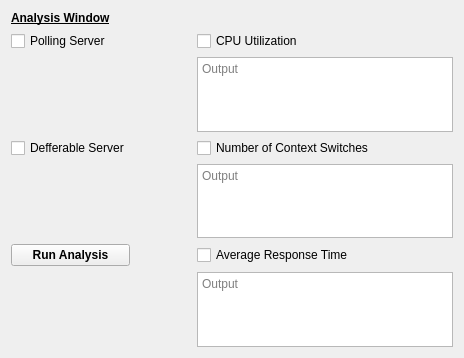
<?xml version="1.0" encoding="UTF-8"?>
<ui version="4.0">
 <class>AnalysisWindow</class>
 <widget class="QWidget" name="AnalysisWindow">
  <property name="geometry">
   <rect>
    <x>0</x>
    <y>0</y>
    <width>464</width>
    <height>358</height>
   </rect>
  </property>
  <property name="windowTitle">
   <string>Form</string>
  </property>
  <layout class="QGridLayout" name="gridLayout">
   <item row="1" column="0">
    <spacer name="verticalSpacer">
     <property name="orientation">
      <enum>Qt::Vertical</enum>
     </property>
     <property name="sizeHint" stdset="0">
      <size>
       <width>20</width>
       <height>40</height>
      </size>
     </property>
    </spacer>
   </item>
   <item row="7" column="2">
    <widget class="QCheckBox" name="avg_response_time">
     <property name="text">
      <string>Average Response Time</string>
     </property>
    </widget>
   </item>
   <item row="5" column="2">
    <widget class="QCheckBox" name="num_of_switches">
     <property name="text">
      <string>Number of Context Switches</string>
     </property>
    </widget>
   </item>
   <item row="7" column="1">
    <spacer name="horizontalSpacer">
     <property name="orientation">
      <enum>Qt::Horizontal</enum>
     </property>
     <property name="sizeHint" stdset="0">
      <size>
       <width>40</width>
       <height>20</height>
      </size>
     </property>
    </spacer>
   </item>
   <item row="7" column="0">
    <widget class="QPushButton" name="run_analysis">
     <property name="font">
      <font>
       <weight>75</weight>
       <bold>true</bold>
      </font>
     </property>
     <property name="text">
      <string>Run Analysis</string>
     </property>
    </widget>
   </item>
   <item row="3" column="2">
    <widget class="QCheckBox" name="cpu_utilization">
     <property name="text">
      <string>CPU Utilization</string>
     </property>
    </widget>
   </item>
   <item row="0" column="0" colspan="3">
    <widget class="QLabel" name="label">
     <property name="font">
      <font>
       <weight>75</weight>
       <bold>true</bold>
       <underline>true</underline>
      </font>
     </property>
     <property name="text">
      <string>Analysis Window</string>
     </property>
    </widget>
   </item>
   <item row="3" column="0">
    <widget class="QCheckBox" name="polling_server">
     <property name="text">
      <string>Polling Server</string>
     </property>
    </widget>
   </item>
   <item row="5" column="0">
    <widget class="QCheckBox" name="defferable_server">
     <property name="text">
      <string>Defferable Server</string>
     </property>
    </widget>
   </item>
   <item row="6" column="2">
    <widget class="QPlainTextEdit" name="switch_output">
     <property name="placeholderText">
      <string>Output</string>
     </property>
    </widget>
   </item>
   <item row="4" column="2">
    <widget class="QPlainTextEdit" name="cpu_output">
     <property name="placeholderText">
      <string>Output</string>
     </property>
    </widget>
   </item>
   <item row="8" column="2">
    <widget class="QPlainTextEdit" name="resp_time_output">
     <property name="placeholderText">
      <string>Output</string>
     </property>
    </widget>
   </item>
  </layout>
 </widget>
 <resources/>
 <connections/>
</ui>
